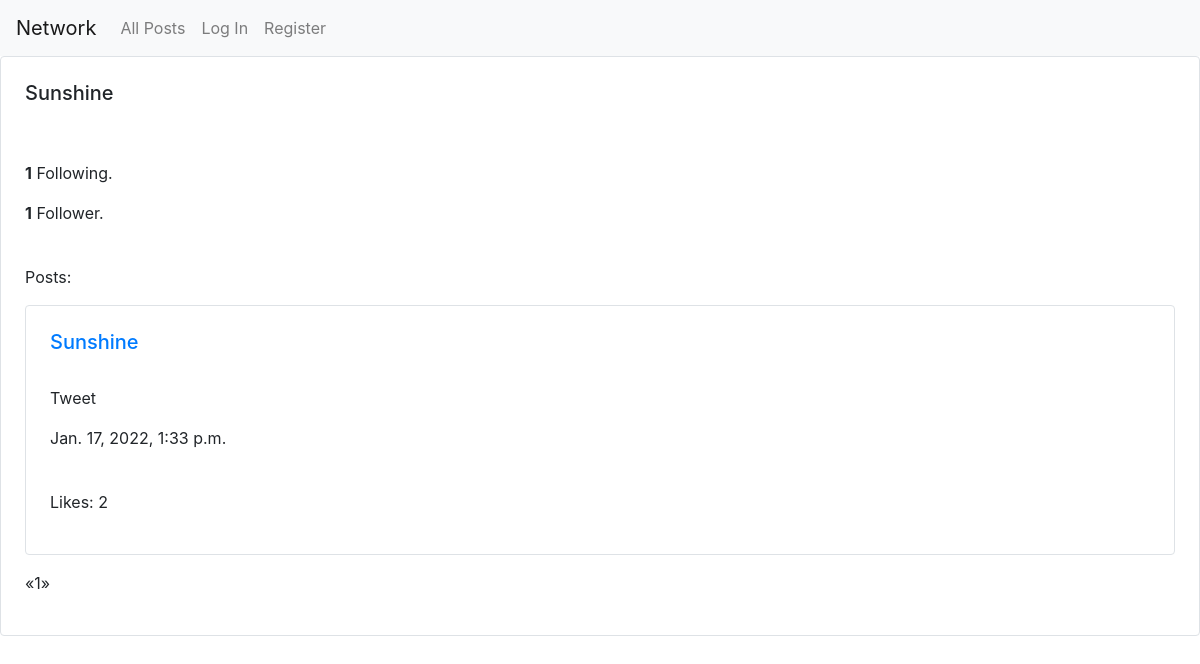
/profile/sunshine, run on the app's committed database.
### network/models.py (models this page shows, shortened)
class Post(models.Model):
    posted_by = models.ForeignKey(User, on_delete=models.CASCADE) # user who posted the post
    content = models.TextField()
    posted_at = models.DateTimeField(auto_now_add=True) # date and time at which the post was made
    likes = models.ManyToManyField(User, related_name="post_likes")

class User(AbstractUser):
    pass

### network/views.py (the view)
# urls.py: path("profile/<str:username>", views.profile_view, name="profile"),
def profile_view(request, username):
    profile_username = username
    profile_user = User.objects.all().filter(username=profile_username)[0]
    profile_posts = Post.objects.all().filter(posted_by=profile_user).order_by('-posted_at')
    page = request.GET.get('page', 1)
    paginator = Paginator(profile_posts, 10) # show 10 posts per page
    try:
        posts = paginator.page(page)
    except PageNotAnInteger:
        posts = paginator.page(1)
    except EmptyPage:
        posts = paginator.page(paginator.num_pages)
    followers = FollowersCount.objects.all().filter(profile=profile_user)
    followers_count = followers.count()
    print(followers)
    user = request.user
    following = FollowingCount.objects.all().filter(following=profile_user)
    print("accounts followed by: ", profile_user)
    following_count = following.count()
    print(following_count)
    following_auth_user = FollowingCount.objects.all().filter(following=user)
    following_auth_user_count = following_auth_user.count()
    if followers.filter(follower=user).exists():
        print("authenticated user already follows the profile")
        alreadyFollows = True # display unfollow button
        context = {
            'profile_username': profile_username,
            'profile_user': profile_user,
            'profile_posts': profile_posts,
            'followers_count': followers_count,
            'following_count': following_count,
            'following_auth_user_count': following_auth_user_count,
            'alreadyFollows': alreadyFollows,
            'posts': posts,
            'user': user
        }
        return render(request, "network/profile.html", context)
    else:
        alreadyFollows = False  # display follow button
        context = {
            'profile_username': profile_username,
            'profile_user': profile_user,
            'profile_posts': profile_posts,
            'followers_count': followers_count,
            'following_count': following_count,
            'following_auth_user_count': following_auth_user_count,
            'alreadyFollows': alreadyFollows,
            'posts': posts,
            'user': user
        }
        return render(request, "network/profile.html", context)

### network/models.py (called while the page is built)
    def __str__(self):
        return f'{self.profile} is followed by {self.follower}'

### network/templates/network/profile.html (shortened to what this page needs)
{% extends "network/layout.html" %}
{% load static %}
{% block body %}
<div id="post-view" class="form-group border rounded p-4">
    <div class="post-group">
        <h5>{{ profile_username|capfirst }}</h5>
    </div>
    {% if user.is_authenticated %}
        {% if user.username != profile_username %}
            {% if alreadyFollows == True %}
            <a href="{% url 'unfollow' profile_username %}">
                <button type="button" class="btn btn-secondary">Unfollow</button>
            </a>
            {% endif %}
            {% if alreadyFollows == False %}
            <a href="{% url 'follow' profile_username %}">
                <button type="button" class="btn btn-dark">Follow</button>
            </a>
            {% endif %}
            <p><b>{{ following_count }}</b> Following.</p>
            {% if followers_count != 1 %}
            <p><b>{{ followers_count }}</b> Followers.</p>
            {% else %}
            <p><b>{{ followers_count }}</b> Follower.</p>
            {% endif %}
            <br>
        {% endif %}
        {% if user.username == profile_username %}
        <p><b>{{ following_auth_user_count }}</b> Following.</p>
            {% if followers_count != 1 %}
                <p><b>{{ followers_count }}</b> Followers.</p>
            {% else %}
                <p><b>{{ followers_count }}</b> Follower.</p>
            {% endif %}
        <br>
        {% endif %}
    {% else %}
    <br>
    <br>
    <p><b>{{ following_count }}</b> Following.</p>
    {% if followers_count != 1 %}
        <p><b>{{ followers_count }}</b> Followers.</p>
    {% else %}
        <p><b>{{ followers_count }}</b> Follower.</p>
    {% endif %}
    <br>
    {% endif %}
    {% if posts %}
    <p>Posts:</p>
    {% for post in posts %}
    <div id="post-view-{{ post.id }}" class="form-group border rounded p-4">
      <div id=post-{{ post.id }}>
        <div class="post-group-{{ post.id }}">
            <a href="{% url 'profile' post.posted_by %}"><h5>{{ post.posted_by|capfirst }}</h5></a>
          <br>
          <div id="content-group-{{ post.id }}">
            <p id="post-content-{{ post.id }}">{{ post.content}}</p>
            <p id="post-posted_at-{{ post.id }}">{{ post.posted_at}}</p>
          </div>
          <br>
        <div id="like-count-{{ post.id }}">
          <p>Likes: {{ post.likes.count }}</p>
        </div>
        </div>
      </div>
    </div>
    {% endfor %}
    <ul class="pagination">
        {% if posts.has_previous %}
          <li><a href="?page={{ posts.previous_page_number }}">&laquo;</a></li>
        {% else %}
          <li class="disabled"><span>&laquo;</span></li>
        {% endif %}
        {% for i in posts.paginator.page_range %}
          {% if posts.number == i %}
            <li class="active"><span>{{ i }} <span class="sr-only">(current)</span></span></li>
          {% else %}
            <li><a href="?page={{ i }}">{{ i }}</a></li>
          {% endif %}
        {% endfor %}
        {% if posts.has_next %}
          <li><a href="?page={{ posts.next_page_number }}">&raquo;</a></li>
        {% else %}
          <li class="disabled"><span>&raquo;</span></li>
        {% endif %}
      </ul>
    {% endif %}
</div>
{% endblock %}

### data on the page
Post: posted_by "Sunshine", content "Tweet", posted_at "Jan. 17, 2022, 1:33 p.m.", likes.count "2"

### other printed values
{{ profile_username|capfirst }} "Sunshine"
{{ following_count }} "1"
{{ followers_count }} "1"
{{ i }} "1"
